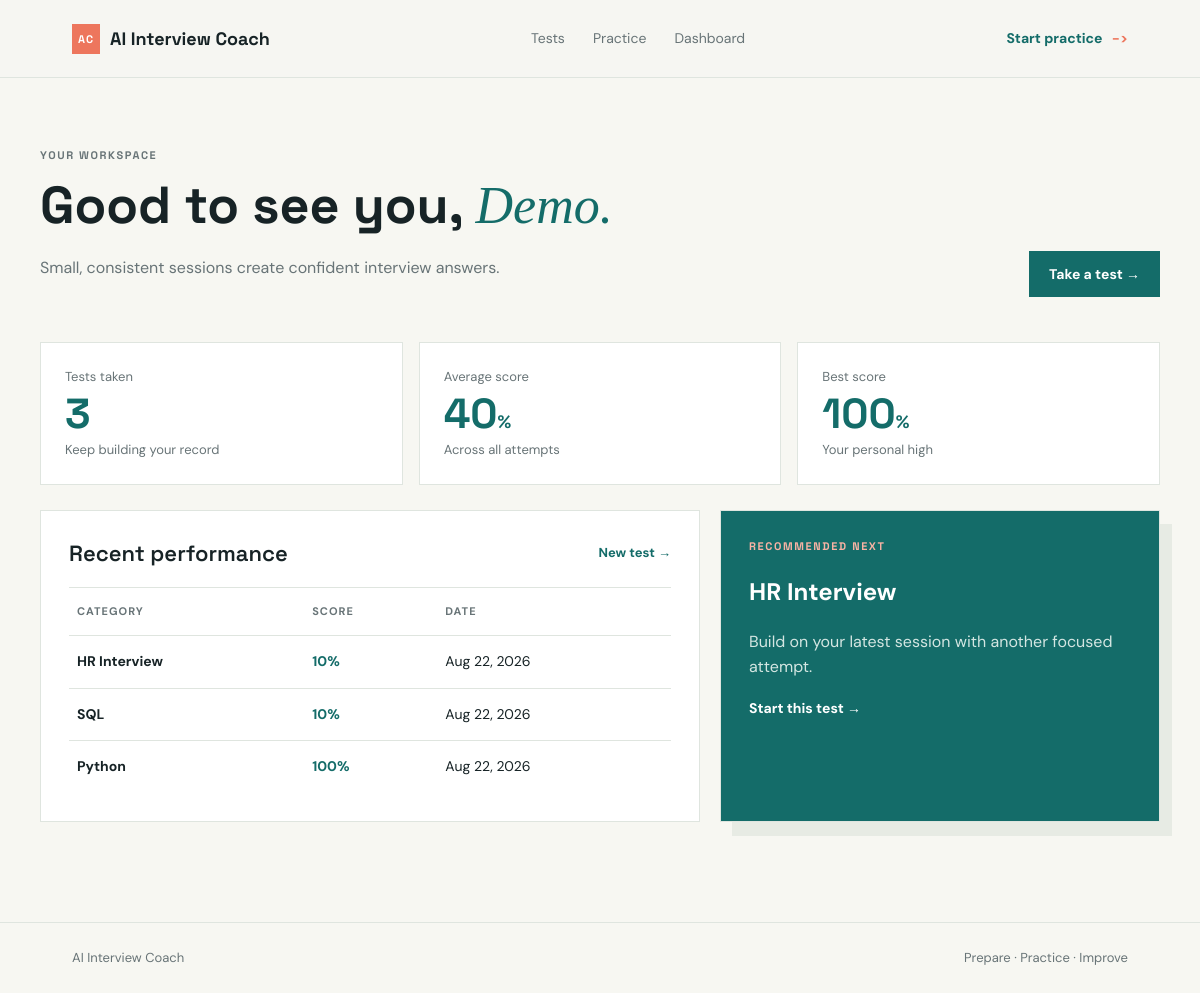
/dashboard, run on the app's committed database.
### models/database_models.py (models this page shows)
class User(db.Model):
    id = db.Column(db.Integer, primary_key=True)
    name = db.Column(db.String(120), nullable=False)
    email = db.Column(db.String(120), unique=True, nullable=True)
    attempts = db.relationship("TestAttempt", backref="user", lazy=True, cascade="all, delete-orphan")

class TestAttempt(db.Model):
    id = db.Column(db.Integer, primary_key=True)
    user_id = db.Column(db.Integer, db.ForeignKey("user.id"), nullable=False)
    category = db.Column(db.String(80), nullable=False)
    score = db.Column(db.Integer, nullable=False)
    total_questions = db.Column(db.Integer, nullable=False)
    percentage = db.Column(db.Float, nullable=False)
    date = db.Column(db.DateTime, default=datetime.utcnow, nullable=False)
    answers = db.relationship("UserAnswer", backref="attempt", lazy=True, cascade="all, delete-orphan")

### routes/main_routes.py (the view)
@main_bp.route("/dashboard")
def dashboard():
    user = current_user()
    attempts = TestAttempt.query.filter_by(user_id=user.id).order_by(TestAttempt.date.desc()).all()
    average = round(sum(a.percentage for a in attempts) / len(attempts)) if attempts else 0
    best = max((a.percentage for a in attempts), default=0)
    strengths = attempts[0].category if attempts else "Take your first test"
    return render_template("dashboard.html", user=user, attempts=attempts[:5], total=len(attempts), average=average, best=round(best), strengths=strengths, categories=CATEGORIES)

### routes/main_routes.py (called while the page is built)
def current_user():
    user = User.query.get(session.get("user_id")) if session.get("user_id") else None
    if not user:
        user = User.query.first()
        session["user_id"] = user.id
    return user

### templates/dashboard.html
{% extends 'base.html' %}{% block title %}Dashboard | AI Interview Coach{% endblock %}{% block content %}<section class="dashboard-head"><div><p class="eyebrow">YOUR WORKSPACE</p><h1>Good to see you, <em>{{ user.name.split(' ')[0] }}.</em></h1><p>Small, consistent sessions create confident interview answers.</p></div><a class="button primary" href="{{ url_for('main.categories') }}">Take a test →</a></section><section class="metric-grid"><div class="metric"><span>Tests taken</span><strong>{{ total }}</strong><small>Keep building your record</small></div><div class="metric"><span>Average score</span><strong>{{ average }}<small>%</small></strong><small>Across all attempts</small></div><div class="metric"><span>Best score</span><strong>{{ best }}<small>%</small></strong><small>Your personal high</small></div></section><section class="dashboard-columns"><div class="table-panel"><div class="panel-heading"><h2>Recent performance</h2><a href="{{ url_for('main.categories') }}">New test →</a></div>{% if attempts %}<table><thead><tr><th>Category</th><th>Score</th><th>Date</th></tr></thead><tbody>{% for attempt in attempts %}<tr><td><b>{{ attempt.category }}</b></td><td><span class="score-pill">{{ attempt.percentage|round|int }}%</span></td><td>{{ attempt.date.strftime('%b %d, %Y') }}</td></tr>{% endfor %}</tbody></table>{% else %}<div class="empty-state"><h3>Your progress starts here.</h3><p>Take a category test to create your first performance snapshot.</p></div>{% endif %}</div><aside class="next-panel"><p class="eyebrow">RECOMMENDED NEXT</p><h2>{{ strengths if total else 'Python' }}</h2><p>{% if total %}Build on your latest session with another focused attempt.{% else %}A friendly place to begin your practice routine.{% endif %}</p><a class="text-link" href="{{ url_for('quiz.start', category=(strengths if total else 'Python')) }}">Start this test →</a></aside></section>{% endblock %}

### templates/base.html (shortened to what this page needs)
<!doctype html>
<html lang="en">
<head>
  <link rel="stylesheet" href="{{ url_for('static', filename='css/style.css') }}">
</head>
<body>
<nav class="nav"><a class="brand" href="{{ url_for('main.index') }}"><span class="brand-mark">AC</span> AI Interview Coach</a><div class="nav-links"><a href="{{ url_for('main.categories') }}">Tests</a><a href="{{ url_for('interview.practice') }}">Practice</a><a href="{{ url_for('main.dashboard') }}">Dashboard</a></div><a class="nav-cta" href="{{ url_for('main.categories') }}">Start practice <span>-></span></a></nav>
<main>{% block content %}{% endblock %}</main>
<footer><span>AI Interview Coach</span><span>Prepare · Practice · Improve</span></footer>
</body>
</html>

### static/css/style.css (style rules this page uses)
:root { --ink:#172326;--muted:#687477;--paper:#f7f7f2;--white:#fff;--teal:#146c69;--coral:#ed765d;--line:#dfe5df;--serif:Georgia,serif;--sans:'DM Sans',sans-serif;--display:'Space Grotesk',sans-serif }
* { box-sizing:border-box }
body { margin:0;background:var(--paper);color:var(--ink);font:16px var(--sans);line-height:1.55 }
a { color:inherit;text-decoration:none }
.nav { height:78px;padding:0 6vw;display:flex;align-items:center;justify-content:space-between;border-bottom:1px solid var(--line);background:rgba(247,247,242,.92) }
.brand { font:700 18px var(--display);display:flex;align-items:center;gap:10px }
.brand-mark { background:var(--coral);color:#fff;font-size:11px;padding:8px 6px;letter-spacing:1px }
.nav-links { display:flex;gap:28px;color:var(--muted);font-size:14px }
.nav-cta { font-weight:700;color:var(--teal);font-size:14px }
.nav-cta span { color:var(--coral);margin-left:6px }
.eyebrow { font:700 11px var(--display);letter-spacing:1.6px;color:var(--coral);margin:0 0 18px }
.hero h1,.page-header h1,.dashboard-head h1,.practice-intro h1,.result-hero h1 { font:700 clamp(48px,7vw,86px)/.98 var(--display);letter-spacing:0;margin:0 0 24px }
.hero h1 em,.page-header h1 em,.dashboard-head h1 em,.practice-intro h1 em,.result-hero h1 em { font-family:var(--serif);font-weight:400;color:var(--teal) }
.button { border:0;cursor:pointer;display:inline-flex;justify-content:center;align-items:center;gap:10px;font:700 14px var(--sans);padding:14px 20px;transition:transform .2s,background .2s }
.primary { background:var(--teal);color:#fff }
.text-link { font-weight:700;font-size:14px }
.hero-panel,.next-panel,.practice-panel,.feedback-panel { background:var(--white);border:1px solid var(--line);padding:32px;box-shadow:12px 14px 0 #e7ebe4 }
.section,.category-grid,.dashboard-head,.metric-grid,.dashboard-columns,.quiz-shell,.result-hero,.result-grid,.review-section,.practice-layout { max-width:1180px;margin:auto;padding-left:30px;padding-right:30px }
.feature-grid p,.page-header p,.dashboard-head p { color:var(--muted) }
.dashboard-head { padding-top:70px;display:flex;justify-content:space-between;align-items:end }
.dashboard-head h1 { font-size:52px }
.metric-grid { display:grid;grid-template-columns:repeat(3,1fr);gap:16px;padding-top:45px }
.metric { background:#fff;border:1px solid var(--line);padding:24px }
.metric span,.metric small { display:block;color:var(--muted);font-size:13px }
.metric strong { font:700 42px var(--display);color:var(--teal);display:block }
.metric strong small { display:inline;font-size:18px;color:var(--teal) }
.dashboard-columns { display:grid;grid-template-columns:1.5fr 1fr;gap:20px;padding-top:25px;padding-bottom:100px }
.table-panel,.next-panel { background:#fff;border:1px solid var(--line);padding:28px }
.panel-heading { display:flex;justify-content:space-between;align-items:center }
.panel-heading h2 { font:600 22px var(--display);margin:0 }
.panel-heading a { color:var(--teal);font-weight:700;font-size:13px }
table { width:100%;border-collapse:collapse;margin-top:20px;font-size:14px }
th,td { text-align:left;padding:15px 8px;border-top:1px solid var(--line) }
th { color:var(--muted);font-size:11px;text-transform:uppercase;letter-spacing:1px }
.score-pill { color:var(--teal);font-weight:700 }
.next-panel { background:var(--teal);color:#fff }
.next-panel .eyebrow { color:#f9b3a4 }
.next-panel p { color:#d4e6e2 }
.next-panel .text-link { color:#fff }
footer { border-top:1px solid var(--line);padding:25px 6vw;display:flex;justify-content:space-between;color:var(--muted);font-size:13px }

### data on the page
User: name "Demo"
TestAttempt: category "HR Interview", percentage "10", date "Aug 22, 2026"
TestAttempt: category "SQL", percentage "10", date "Aug 22, 2026"
TestAttempt: category "Python", percentage "100", date "Aug 22, 2026"

### other printed values
{{ total }} "3"
{{ average }} "40"
{{ best }} "100"
